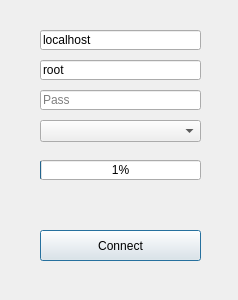
<?xml version="1.0" encoding="UTF-8"?>
<ui version="4.0">
 <class>eRPTSIntegrationDialogBase</class>
 <widget class="QDialog" name="eRPTSIntegrationDialogBase">
  <property name="geometry">
   <rect>
    <x>0</x>
    <y>0</y>
    <width>238</width>
    <height>300</height>
   </rect>
  </property>
  <property name="minimumSize">
   <size>
    <width>238</width>
    <height>254</height>
   </size>
  </property>
  <property name="maximumSize">
   <size>
    <width>238</width>
    <height>300</height>
   </size>
  </property>
  <property name="windowTitle">
   <string>eRPTS Integration</string>
  </property>
  <widget class="QLineEdit" name="input_pass">
   <property name="geometry">
    <rect>
     <x>40</x>
     <y>90</y>
     <width>161</width>
     <height>20</height>
    </rect>
   </property>
   <property name="inputMethodHints">
    <set>Qt::ImhHiddenText|Qt::ImhNoAutoUppercase|Qt::ImhNoPredictiveText|Qt::ImhSensitiveData</set>
   </property>
   <property name="inputMask">
    <string/>
   </property>
   <property name="echoMode">
    <enum>QLineEdit::Password</enum>
   </property>
   <property name="placeholderText">
    <string>Pass</string>
   </property>
  </widget>
  <widget class="QPushButton" name="btn_connect">
   <property name="geometry">
    <rect>
     <x>40</x>
     <y>230</y>
     <width>161</width>
     <height>31</height>
    </rect>
   </property>
   <property name="text">
    <string>Connect</string>
   </property>
  </widget>
  <widget class="QLineEdit" name="input_user">
   <property name="geometry">
    <rect>
     <x>40</x>
     <y>60</y>
     <width>161</width>
     <height>20</height>
    </rect>
   </property>
   <property name="text">
    <string>root</string>
   </property>
   <property name="placeholderText">
    <string>User</string>
   </property>
  </widget>
  <widget class="QLineEdit" name="input_host">
   <property name="geometry">
    <rect>
     <x>40</x>
     <y>30</y>
     <width>161</width>
     <height>20</height>
    </rect>
   </property>
   <property name="text">
    <string>localhost</string>
   </property>
   <property name="placeholderText">
    <string>Host</string>
   </property>
  </widget>
  <widget class="QLabel" name="lbl_status">
   <property name="geometry">
    <rect>
     <x>40</x>
     <y>200</y>
     <width>161</width>
     <height>16</height>
    </rect>
   </property>
   <property name="text">
    <string/>
   </property>
  </widget>
  <widget class="QComboBox" name="input_data">
   <property name="geometry">
    <rect>
     <x>40</x>
     <y>120</y>
     <width>161</width>
     <height>22</height>
    </rect>
   </property>
  </widget>
  <widget class="QProgressBar" name="pb_status">
   <property name="enabled">
    <bool>true</bool>
   </property>
   <property name="geometry">
    <rect>
     <x>40</x>
     <y>160</y>
     <width>161</width>
     <height>20</height>
    </rect>
   </property>
   <property name="value">
    <number>1</number>
   </property>
  </widget>
 </widget>
 <resources/>
 <connections/>
</ui>
